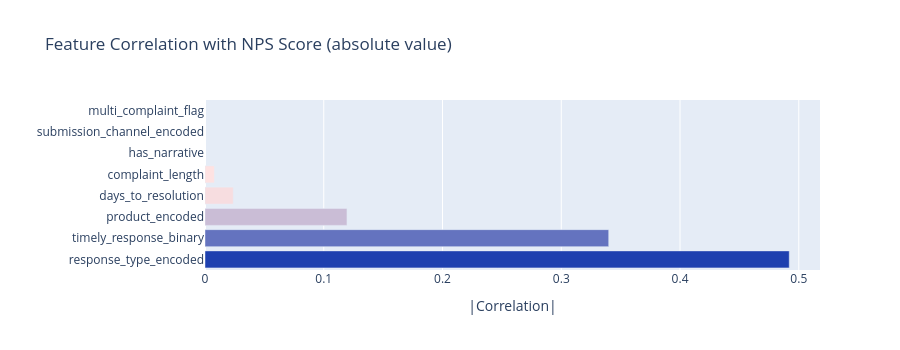

This figure's notebook cell:
### Code cell
# Correlation between features and NPS
if "nps_score" in df.columns:
    corr = df[FEATURE_COLS + ["nps_score"]].fillna(0).corr()["nps_score"].drop("nps_score")
    corr_df = corr.abs().sort_values(ascending=False).reset_index()
    corr_df.columns = ["feature", "abs_correlation_with_nps"]

    fig = px.bar(
        corr_df,
        x="abs_correlation_with_nps",
        y="feature",
        orientation="h",
        title="Feature Correlation with NPS Score (absolute value)",
        color="abs_correlation_with_nps",
        color_continuous_scale=["#fee2e2", "#1e40af"],
        labels={"abs_correlation_with_nps": "|Correlation|", "feature": ""},
    )
    fig.update_layout(coloraxis_showscale=False, height=350)
    fig.show()
else:
    print("nps_score column not found — run Notebook 01 first.")

### Figure 1 — Plotly figure (JSON) as saved in the notebook; plotly's stock layout.template omitted (floating-point values rounded to 4 significant figures)
{"data": [{"hovertemplate": "|Correlation|=%{marker.color}<br>=%{y}<extra></extra>", "legendgroup": "", "marker": {"color": [0.492, 0.3399, 0.1195, 0.02379, 0.007924, NaN, NaN, NaN], "coloraxis": "coloraxis", "pattern": {"shape": ""}}, "name": "", "orientation": "h", "showlegend": false, "textposition": "auto", "type": "bar", "x": [0.492, 0.3399, 0.1195, 0.02379, 0.007924, NaN, NaN, NaN], "xaxis": "x", "y": ["response_type_encoded", "timely_response_binary", "product_encoded", "days_to_resolution", "complaint_length", "has_narrative", "submission_channel_encoded", "multi_complaint_flag"], "yaxis": "y"}], "layout": {"barmode": "relative", "coloraxis": {"colorbar": {"title": {"text": "|Correlation|"}}, "colorscale": [[0, "#fee2e2"], [1, "#1e40af"]], "showscale": false}, "height": 350, "legend": {"tracegroupgap": 0}, "title": {"text": "Feature Correlation with NPS Score (absolute value)"}, "xaxis": {"anchor": "y", "domain": [0, 1], "title": {"text": "|Correlation|"}}, "yaxis": {"anchor": "x", "domain": [0, 1], "title": {"text": ""}}}}
